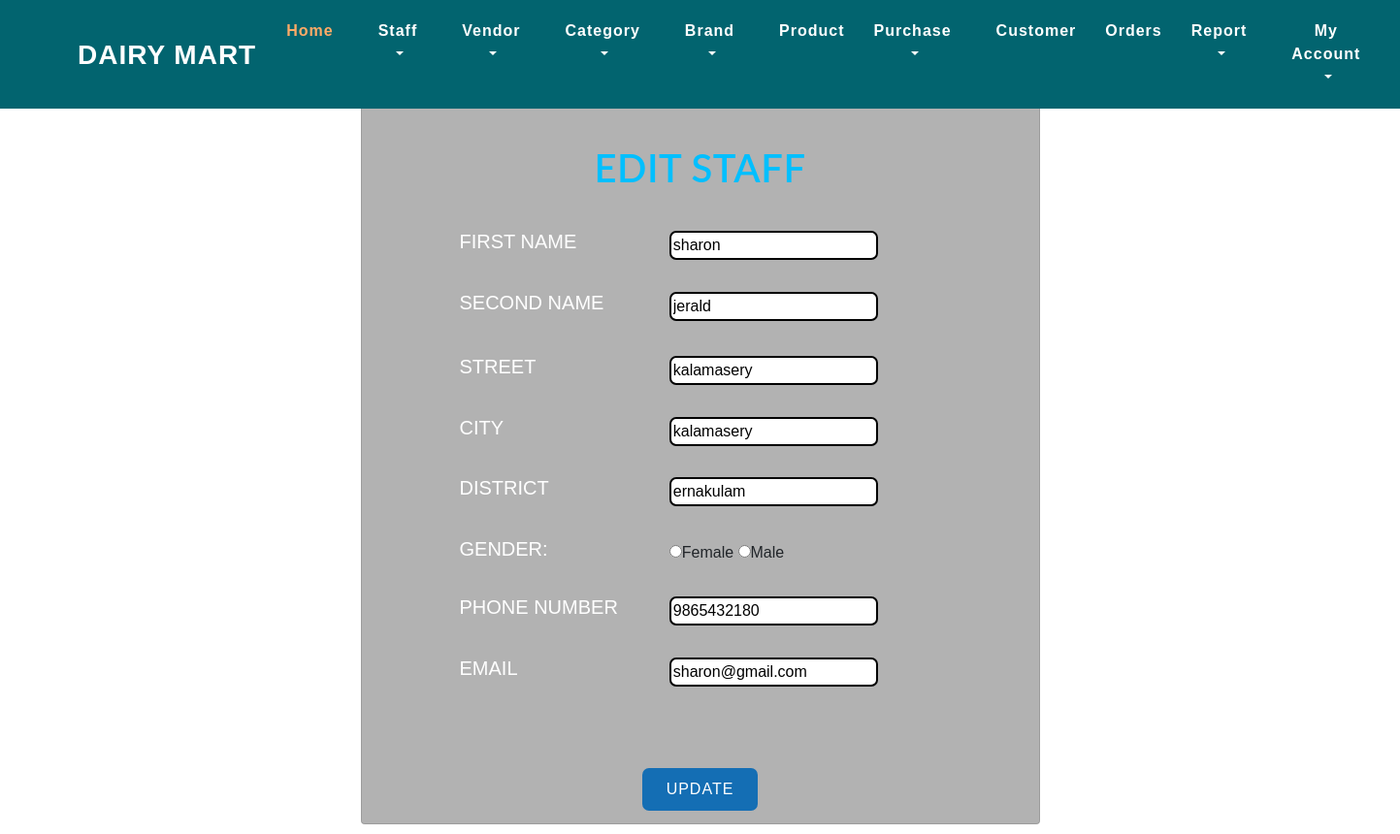
Screenshot of /admin/edit_staff.php?id=2 with the database file from the repository.
### tables this page shows
CREATE TABLE `tbl_staff` (
  `staff_id` int(50) NOT NULL,
  `staff_fname` varchar(50) NOT NULL,
  `staff_lname` varchar(50) NOT NULL,
  `staff_dob` varchar(50) NOT NULL,
  `staff_doj` date NOT NULL,
  `staff_street` varchar(50) NOT NULL,
  `staff_city` varchar(50) NOT NULL,
  `staff_district` varchar(50) NOT NULL,
  `staff_gender` varchar(50) NOT NULL,
  `staff_ph` varchar(12) NOT NULL,
  `staff_email` varchar(50) NOT NULL,
  `housename` varchar(50) NOT NULL,
  `pincode` varchar(50) NOT NULL
);

### shares/db/mydatabase.inc (called while the page is built, shortened)
<?php
	function getDatas($sql){
		$dt = mysql_query($sql);
		$table = array();
		$rno = mysql_num_rows($dt);
		$cno = mysql_num_fields($dt);
		for($i=0;$i<$rno;$i++){
			$row = mysql_fetch_array($dt);
			for($j=0;$j<$cno;$j++){
				$table[$i][$j] = $row[$j];
			}
		}
		return $table;
	}
?>

### admin/edit_staff.php (the view, shortened to what this page needs)
<?php
include_once("../shares/db/mydatabase.inc");
 include("top.php");
?>
<head>
</head>
<?php
if(isset($_GET['id']))
{
    $id=$_GET['id'];
    $sql="select * from tbl_staff where staff_id='$id'";
    $tbl=getDatas($sql);
}?>
<div class="card">
<div class="w3_login">
<div class="heading"><br><br>
    <h1>EDIT STAFF</h1></div>
<form action="" method="POST" >
    <table   style="position: relative;left:100px;top:-20px;">
			<div id="err" style="color: red;height: 10px"></div>
                <tr>
                    <td>
                        <label>FIRST NAME</label>
                    </td>
                    <td>
                       <input type="text" name="staff_fname" value="<?php echo $tbl[0][1];?>" onkeypress="return verifyText(event,'err')"/>
                      </td>
                </tr>
    <link href="css/jquery-ui.css"    rel="stylesheet" type="text/css">
           <tr><td></td></tr>
                      <tr>
                    <td>
                        <label>SECOND NAME</label>
                    </td>
                    <td>
                       <input type="text" name="staff_lname"  required="" value="<?php echo $tbl[0][2];?>" onkeypress="return verifyText(event,'err')"/>
                      </td>
                </tr>
                <tr><td></td></tr>
           <tr><td></td></tr>
                <tr>
                    <td>
                        <label>STREET</label>
                    </td>
                    <td>
                       <input type="text" name="staff_street"  required="" value="<?php echo $tbl[0][5];?>" onkeypress="return verifyText(event,'err')"/>
                      </td>
                </tr>
           <tr><td></td></tr>
                     <tr>
                    <td>
                        <label>CITY</label>
                    </td>
                    <td>
                       <input type="text" name="staff_city"  required="" value="<?php echo $tbl[0][6];?>" onkeypress="return verifyText(event,'err')"/>
                      </td>
                </tr>
           <tr><td></td></tr>
                      <tr>
                    <td>
                        <label>DISTRICT</label>
                    </td>
                    <td>
                       <input type="text" name="staff_district" required="" value="<?php echo $tbl[0][7];?>" onkeypress="return verifyText(event,'err')"/>
                      </td>
                </tr>
           <tr><td></td></tr>
                <tr>
<td>
<label>GENDER:</label></td>
<td><input type="radio" name="staff_gender" value="female">Female
<input type="radio" name="staff_gender" value="male">Male
</td></tr>
                      <tr>
                    <td>
                        <label>PHONE NUMBER</label>
                    </td>
                    <td>
                       <input type="text" name="staff_ph"  required="" value="<?php echo $tbl[0][9];?>" onkeypress="return verifyPhone(this,event,'err')" onblur="return varifyLength(this,'err',10,10);"/>
                      </td>
                </tr>
        <tr><td></td></tr>
                      <tr>
                    <td>
                        <label>EMAIL</label>
                    </td>
                    <td>
                       <input type="text" name="staff_email" required="" value="<?php echo $tbl[0][10];?>" onkeypress="return verifyText(event,'err')"/>
                      </td>
                </tr>
            </table>
            <br>
    <center><input type="submit" value="UPDATE"><br><br></center>
    </form>
            </div>
                                   </div>

### temp/css/style.css (style rules this page uses)
body { margin: 0; font-family: 'Montserrat', sans-serif; background: #fff; }
h1, h2, h3, h4, h5, h6 { margin: 0; font-family: 'Lato', sans-serif; font-weight:700; }

### admin/edit_staff.php (style rules this page uses)
input,textarea,select,.ab { border: 2px solid; border-radius: 7px; }
label,input[type=radio] { color: white; font-size: 20px; }
table { padding-bottom:1em; width: 500px; height: 500px; }
input[type=submit],.ab { margin: auto; padding: 10px 25px; margin-top: 25px; background-color: #146eb4; color: white; border:none; outline:none; letter-spacing: 1px; outline: 0; cursor: pointer; }
.heading h1 { font-weight: 600; letter-spacing: .5px; font-size: 40px; margin-bottom: .9em; text-align: center; color: deepskyblue; text-transform: uppercase; position: relative; margin-top: 0; }
body { background-image: url(viiew_stf.jpg); background-size: 1575px; background-repeat: no-repeat; }
input[type=submit]:hover, { background-color: #ff9900; color: white; }
.card { box-sizing: border-box; background: rgba(0,0,0,0.3); width:700px; height:750px; top: 100px; margin: auto; text-align:left; font-family: arial; }

### rows the page displays
tbl_staff: staff_fname "sharon", staff_lname "jerald", staff_street "kalamasery", staff_city "kalamasery", staff_district "ernakulam", staff_ph "9865432180", staff_email "sharon@gmail.com"
